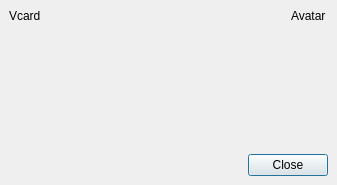
<ui version="4.0" >
 <class>vcardView</class>
 <widget class="QDialog" name="vcardView" >
  <property name="geometry" >
   <rect>
    <x>0</x>
    <y>0</y>
    <width>337</width>
    <height>185</height>
   </rect>
  </property>
  <property name="windowTitle" >
   <string>VCard Viewer</string>
  </property>
  <layout class="QGridLayout" >
   <property name="margin" >
    <number>9</number>
   </property>
   <property name="spacing" >
    <number>6</number>
   </property>
   <item row="1" column="2" >
    <spacer>
     <property name="orientation" >
      <enum>Qt::Vertical</enum>
     </property>
     <property name="sizeHint" >
      <size>
       <width>20</width>
       <height>191</height>
      </size>
     </property>
    </spacer>
   </item>
   <item row="0" column="2" >
    <widget class="QLabel" name="avatar" >
     <property name="text" >
      <string>Avatar</string>
     </property>
    </widget>
   </item>
   <item row="2" column="0" >
    <spacer>
     <property name="orientation" >
      <enum>Qt::Horizontal</enum>
     </property>
     <property name="sizeHint" >
      <size>
       <width>291</width>
       <height>20</height>
      </size>
     </property>
    </spacer>
   </item>
   <item row="2" column="1" colspan="2" >
    <widget class="QPushButton" name="pushButton" >
     <property name="text" >
      <string>Close</string>
     </property>
    </widget>
   </item>
   <item rowspan="2" row="0" column="0" colspan="2" >
    <widget class="QLabel" name="vcard" >
     <property name="text" >
      <string>Vcard</string>
     </property>
     <property name="alignment" >
      <set>Qt::AlignLeading|Qt::AlignLeft|Qt::AlignTop</set>
     </property>
    </widget>
   </item>
  </layout>
 </widget>
 <resources/>
 <connections>
  <connection>
   <sender>pushButton</sender>
   <signal>clicked()</signal>
   <receiver>vcardView</receiver>
   <slot>reject()</slot>
   <hints>
    <hint type="sourcelabel" >
     <x>370</x>
     <y>293</y>
    </hint>
    <hint type="destinationlabel" >
     <x>164</x>
     <y>231</y>
    </hint>
   </hints>
  </connection>
 </connections>
</ui>
